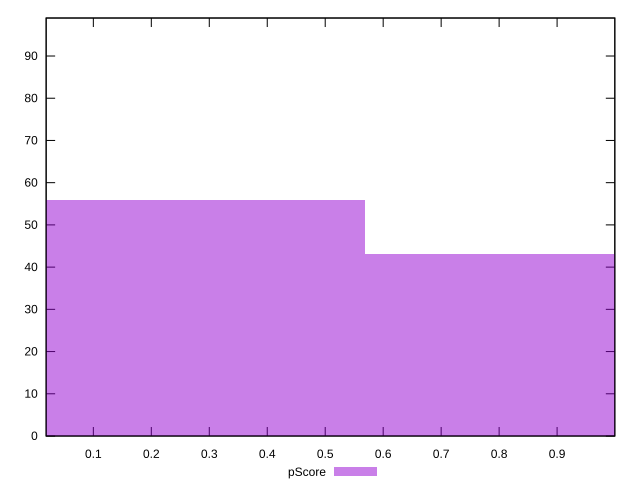

Generate this figure with gnuplot:
reset

$pScore <<EOF
0 56
1.1375702775841694 43
EOF

set key outside below
set boxwidth 1.1375702775841694
set xrange [0.018580754967955304:0.9995866677972567]
set yrange [0:99]
set trange [0:99]
set style fill transparent solid 0.5 noborder
set terminal svg size 640, 490 enhanced background rgb 'white'
set output "reports/report_00027_2021-02-24T12-40-31.850Z/interactive/samples/card/pScore/histogram.svg"

plot $pScore title "pScore" with boxes

reset
